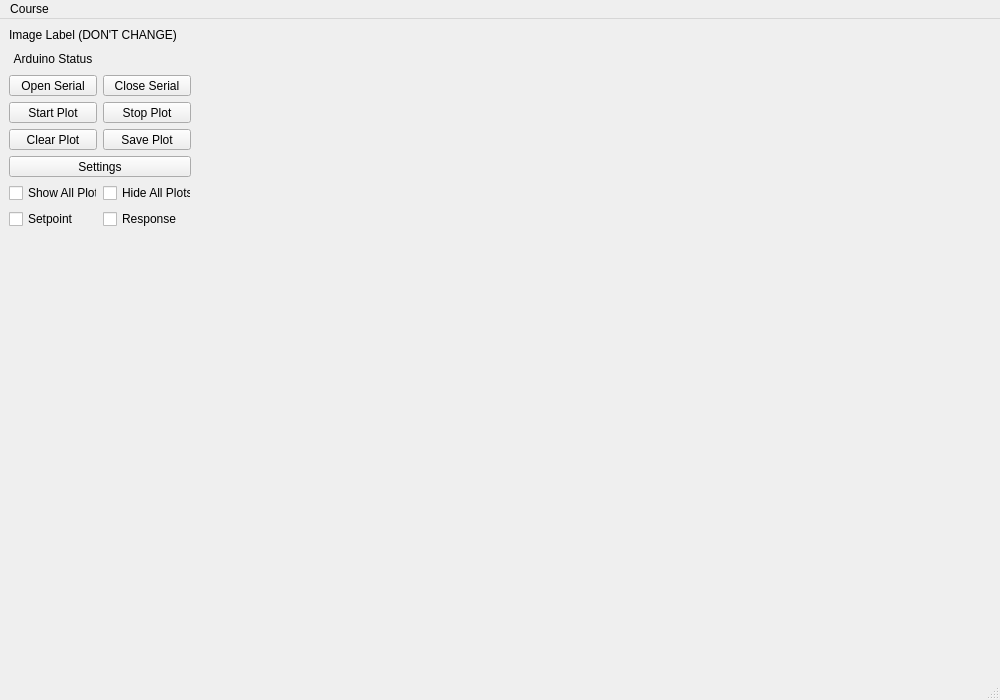
<?xml version="1.0" encoding="UTF-8"?>
<ui version="4.0">
 <class>MainWindow</class>
 <widget class="QMainWindow" name="MainWindow">
  <property name="geometry">
   <rect>
    <x>0</x>
    <y>0</y>
    <width>1000</width>
    <height>700</height>
   </rect>
  </property>
  <property name="windowTitle">
   <string>FISH</string>
  </property>
  <widget class="QWidget" name="centralwidget">
   <layout class="QHBoxLayout" name="horizontalLayout_2">
    <item>
     <layout class="QVBoxLayout" name="verticalLayout_3">
      <item>
       <widget class="QLabel" name="label">
        <property name="text">
         <string>Image Label (DON'T CHANGE)</string>
        </property>
       </widget>
      </item>
      <item>
       <layout class="QVBoxLayout" name="verticalLayout_5">
        <item>
         <layout class="QGridLayout" name="gridLayout">
          <item row="0" column="0">
           <widget class="QLabel" name="LEDLabel">
            <property name="minimumSize">
             <size>
              <width>88</width>
              <height>21</height>
             </size>
            </property>
            <property name="maximumSize">
             <size>
              <width>88</width>
              <height>21</height>
             </size>
            </property>
            <property name="text">
             <string>Arduino Status</string>
            </property>
            <property name="alignment">
             <set>Qt::AlignCenter</set>
            </property>
           </widget>
          </item>
          <item row="2" column="1">
           <widget class="QPushButton" name="stopbutton">
            <property name="sizePolicy">
             <sizepolicy hsizetype="Fixed" vsizetype="Fixed">
              <horstretch>0</horstretch>
              <verstretch>0</verstretch>
             </sizepolicy>
            </property>
            <property name="maximumSize">
             <size>
              <width>88</width>
              <height>21</height>
             </size>
            </property>
            <property name="text">
             <string>Stop Plot</string>
            </property>
           </widget>
          </item>
          <item row="1" column="1">
           <widget class="QPushButton" name="serialCloseButton">
            <property name="enabled">
             <bool>true</bool>
            </property>
            <property name="sizePolicy">
             <sizepolicy hsizetype="Fixed" vsizetype="Fixed">
              <horstretch>0</horstretch>
              <verstretch>0</verstretch>
             </sizepolicy>
            </property>
            <property name="maximumSize">
             <size>
              <width>88</width>
              <height>21</height>
             </size>
            </property>
            <property name="text">
             <string>Close Serial</string>
            </property>
           </widget>
          </item>
          <item row="5" column="1">
           <widget class="QCheckBox" name="checkBoxHideAll">
            <property name="sizePolicy">
             <sizepolicy hsizetype="Fixed" vsizetype="Fixed">
              <horstretch>0</horstretch>
              <verstretch>0</verstretch>
             </sizepolicy>
            </property>
            <property name="maximumSize">
             <size>
              <width>88</width>
              <height>21</height>
             </size>
            </property>
            <property name="text">
             <string>Hide All Plots</string>
            </property>
           </widget>
          </item>
          <item row="5" column="0">
           <widget class="QCheckBox" name="checkBoxShowAll">
            <property name="maximumSize">
             <size>
              <width>88</width>
              <height>21</height>
             </size>
            </property>
            <property name="text">
             <string>Show All Plots</string>
            </property>
           </widget>
          </item>
          <item row="3" column="1">
           <widget class="QPushButton" name="savebutton">
            <property name="sizePolicy">
             <sizepolicy hsizetype="Fixed" vsizetype="Fixed">
              <horstretch>0</horstretch>
              <verstretch>0</verstretch>
             </sizepolicy>
            </property>
            <property name="maximumSize">
             <size>
              <width>88</width>
              <height>21</height>
             </size>
            </property>
            <property name="text">
             <string>Save Plot</string>
            </property>
           </widget>
          </item>
          <item row="6" column="0">
           <widget class="QCheckBox" name="checkBoxPlot1">
            <property name="maximumSize">
             <size>
              <width>88</width>
              <height>21</height>
             </size>
            </property>
            <property name="text">
             <string>Setpoint</string>
            </property>
           </widget>
          </item>
          <item row="4" column="0" colspan="2">
           <widget class="QPushButton" name="settings">
            <property name="sizePolicy">
             <sizepolicy hsizetype="Preferred" vsizetype="Fixed">
              <horstretch>0</horstretch>
              <verstretch>0</verstretch>
             </sizepolicy>
            </property>
            <property name="minimumSize">
             <size>
              <width>0</width>
              <height>0</height>
             </size>
            </property>
            <property name="maximumSize">
             <size>
              <width>300</width>
              <height>21</height>
             </size>
            </property>
            <property name="text">
             <string>Settings</string>
            </property>
           </widget>
          </item>
          <item row="6" column="1">
           <widget class="QCheckBox" name="checkBoxPlot2">
            <property name="sizePolicy">
             <sizepolicy hsizetype="Fixed" vsizetype="Fixed">
              <horstretch>0</horstretch>
              <verstretch>0</verstretch>
             </sizepolicy>
            </property>
            <property name="maximumSize">
             <size>
              <width>88</width>
              <height>21</height>
             </size>
            </property>
            <property name="text">
             <string>Response</string>
            </property>
           </widget>
          </item>
          <item row="2" column="0">
           <widget class="QPushButton" name="startbutton">
            <property name="minimumSize">
             <size>
              <width>0</width>
              <height>0</height>
             </size>
            </property>
            <property name="maximumSize">
             <size>
              <width>88</width>
              <height>21</height>
             </size>
            </property>
            <property name="text">
             <string>Start Plot</string>
            </property>
           </widget>
          </item>
          <item row="1" column="0">
           <widget class="QPushButton" name="serialOpenButton">
            <property name="minimumSize">
             <size>
              <width>0</width>
              <height>0</height>
             </size>
            </property>
            <property name="maximumSize">
             <size>
              <width>88</width>
              <height>21</height>
             </size>
            </property>
            <property name="text">
             <string>Open Serial</string>
            </property>
           </widget>
          </item>
          <item row="3" column="0">
           <widget class="QPushButton" name="clearbutton">
            <property name="minimumSize">
             <size>
              <width>0</width>
              <height>0</height>
             </size>
            </property>
            <property name="maximumSize">
             <size>
              <width>88</width>
              <height>21</height>
             </size>
            </property>
            <property name="text">
             <string>Clear Plot</string>
            </property>
           </widget>
          </item>
         </layout>
        </item>
       </layout>
      </item>
      <item>
       <spacer name="verticalSpacer">
        <property name="orientation">
         <enum>Qt::Vertical</enum>
        </property>
        <property name="sizeHint" stdset="0">
         <size>
          <width>20</width>
          <height>40</height>
         </size>
        </property>
       </spacer>
      </item>
     </layout>
    </item>
    <item>
     <layout class="QVBoxLayout" name="verticalLayout_2">
      <item>
       <widget class="PlotWidget" name="graphWidgetOutput" native="true"/>
      </item>
      <item>
       <widget class="PlotWidget" name="graphWidgetInput" native="true"/>
      </item>
     </layout>
    </item>
   </layout>
  </widget>
  <widget class="QMenuBar" name="menubar">
   <property name="geometry">
    <rect>
     <x>0</x>
     <y>0</y>
     <width>1000</width>
     <height>20</height>
    </rect>
   </property>
   <widget class="QMenu" name="menuLayout">
    <property name="title">
     <string>Course</string>
    </property>
    <addaction name="actionStatics"/>
    <addaction name="actionBeam"/>
    <addaction name="actionSound"/>
   </widget>
   <addaction name="menuLayout"/>
  </widget>
  <widget class="QStatusBar" name="statusbar"/>
  <action name="actionStatics">
   <property name="text">
    <string>Statics</string>
   </property>
  </action>
  <action name="actionBeam">
   <property name="text">
    <string>Experimentation Beam</string>
   </property>
  </action>
  <action name="actionSound">
   <property name="text">
    <string>Experimentation Speed of Sound</string>
   </property>
  </action>
 </widget>
 <customwidgets>
  <customwidget>
   <class>PlotWidget</class>
   <extends>QWidget</extends>
   <header>pyqtgraph</header>
   <container>1</container>
  </customwidget>
 </customwidgets>
 <resources/>
 <connections/>
</ui>
